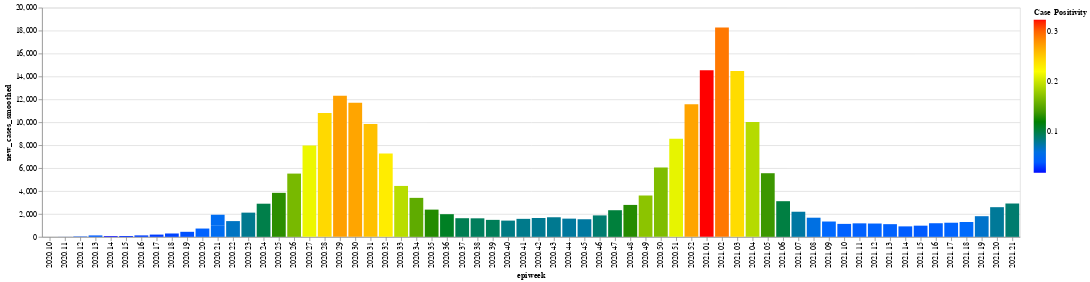

Notebook code cell kept with this figure:
### Code cell
data = sa_covid19_data.groupby(['epiweek']).mean().join(hcw_data).reset_index()
alt.Chart(data).mark_bar().encode(x=alt.X('epiweek:O'), y=alt.Y('new_cases_smoothed'), 
                                  color=alt.Color('positive_rate', scale=alt.Scale(range=['blue', 'green', 'yellow', 'red']), title='Case Positivity'))
